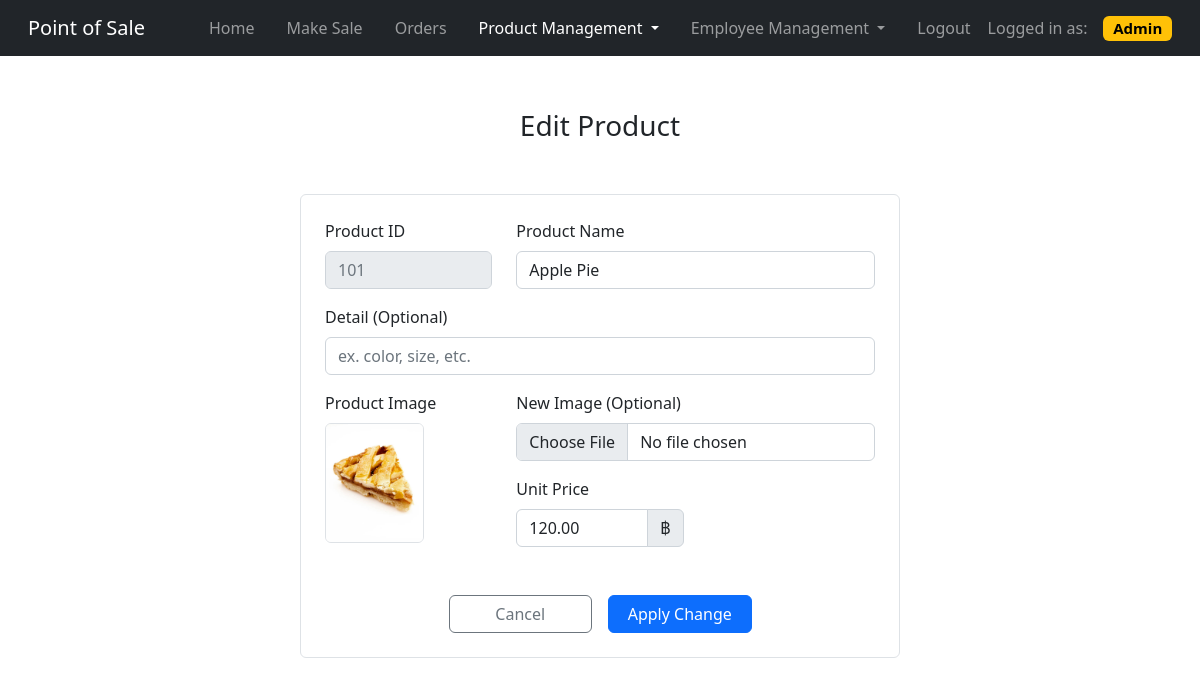
The app's page /main/edit_product.php?pid=101 (signed in) with its own data.
### tables this page shows
CREATE TABLE `Product` (
  `p_id` int(11) NOT NULL,
  `p_name` varchar(30) NOT NULL,
  `p_detail` varchar(50) DEFAULT NULL,
  `p_price` decimal(9,2) NOT NULL
);

### main/edit_product.php (the view, shortened to what this page needs)
<!DOCTYPE html>
<html lang="en">
<head>
  <link href="https://cdn.jsdelivr.net/npm/bootstrap@5.2.2/dist/css/bootstrap.min.css" rel="stylesheet" />
  <link rel="stylesheet" href="https://cdn.jsdelivr.net/npm/bootstrap-icons@1.10.1/font/bootstrap-icons.css" />
</head>
<body>
  <nav class="navbar navbar-expand-lg navbar-dark bg-dark">
    <div class="container-fluid">
      <a class="navbar-brand ms-3 me-5" href="/main/dashboard.php">Point of Sale</a>
      <div class="collapse navbar-collapse" id="navbarSupportedContent">
        <ul class="navbar-nav me-auto mb-2 mb-lg-0">
          <li class="nav-item mx-2">
            <a class="nav-link" href="/main/dashboard.php">Home</a>
          </li>
          <li class="nav-item mx-2">
            <a class="nav-link" href="/main/sale.php">Make Sale</a>
          </li>
          <li class="nav-item mx-2">
              <a class="nav-link" href="/main/order.php">Orders</a>
            </li>
          <li class="nav-item dropdown mx-2">
            <a class="nav-link dropdown-toggle active" href="#" role="button" data-bs-toggle="dropdown" aria-expanded="false">
              Product Management
            </a>
          </li>
          <li class="nav-item dropdown mx-2">
            <a class="nav-link dropdown-toggle" href="#" role="button" data-bs-toggle="dropdown" aria-expanded="false">
              Employee Management
            </a>
          </li>
          <li class="nav-item mx-2">
            <a class="nav-link" href="/authentication/logout.php">Logout</a>
          </li>
        </ul>
        <span class="navbar-text me-3"> Logged in as: </span>
        <h5 class="my-1 me-3">
          <span class="badge text-bg-warning">Admin</span>
        </h5>
      </div>
    </div>
  </nav>
  <p style="text-align: center" class="fs-3 my-5">Edit Product</p>
  <?php
  $pid = $_GET['pid'];
  require_once('../connect.php');
  $q = "SELECT * FROM Product where p_id=$pid";
  $result = $mysqli->query($q);
  while ($row = $result->fetch_array()) {
  ?>
    <form action="../api/update_product.php" enctype="multipart/form-data" method="POST">
      <div style="width: 50%" class="mx-auto border rounded p-4">
        <div class="row mb-3">
          <div class="col-4">
            <label for="pid" class="form-label">Product ID</label>
            <input type="text" class="form-control" id="pid" name="pid" placeholder="<?= $row['p_id'] ?>" disabled />
          </div>
          <div class="col-8">
            <label for="pname" class="form-label">Product Name</label>
            <input type="text" class="form-control" id="pname" name="pname" value="<?= $row['p_name'] ?>" />
          </div>
        </div>
        <div class="row mb-3">
          <div class="col">
            <label for="pdetail" class="form-label">Detail <label class="fs-6 fw-lighter">(Optional)</label></label>
            <input type="text" class="form-control" id="pdetail" placeholder="ex. color, size, etc." name="pdetail" value="<?= $row['p_detail'] ?>" />
          </div>
        </div>
        <div class="row mb-3">
          <div class="col-4">
            <label class="form-label">Product Image</label><br />
            <img style="max-height: 7.5rem; max-width: 100%" src="../product_img/<?= $row['p_id'] ?>.jpg" alt="..." class="border rounded" />
          </div>
          <div class="col-8">
            <div class="row mb-3">
              <div class="col">
                <label for="pimage" class="form-label">New Image
                  <label class="fs-6 fw-lighter">(Optional)</label></label><br />
                <input type="file" class="form-control" id="pimage" name="pimage" />
              </div>
            </div>
            <div class="row">
              <div class="col">
                <label for="price" class="form-label">Unit Price</label>
                <div class="input-group">
                  <input type="text" class="form-control" id="price" name="price" value="<?= $row['p_price'] ?>" />
                  <span class="input-group-text">฿</span>
                </div>
              </div>
              <div class="col"></div>
            </div>
          </div>
        </div>
        <div class="row mt-5">
          <button type="submit" class="ms-auto me-3 btn btn-outline-secondary w-25" name="cancel">Cancel</button>
          <button type="submit" class="me-auto btn btn-primary w-25" name="sub">
            Apply Change
          </button>
        </div>
      </div>
    </form>
  <?php
  }
  ?>
</body>
</html>

### records on screen
product: pid "101", pname "Apple Pie", price "120.00"
